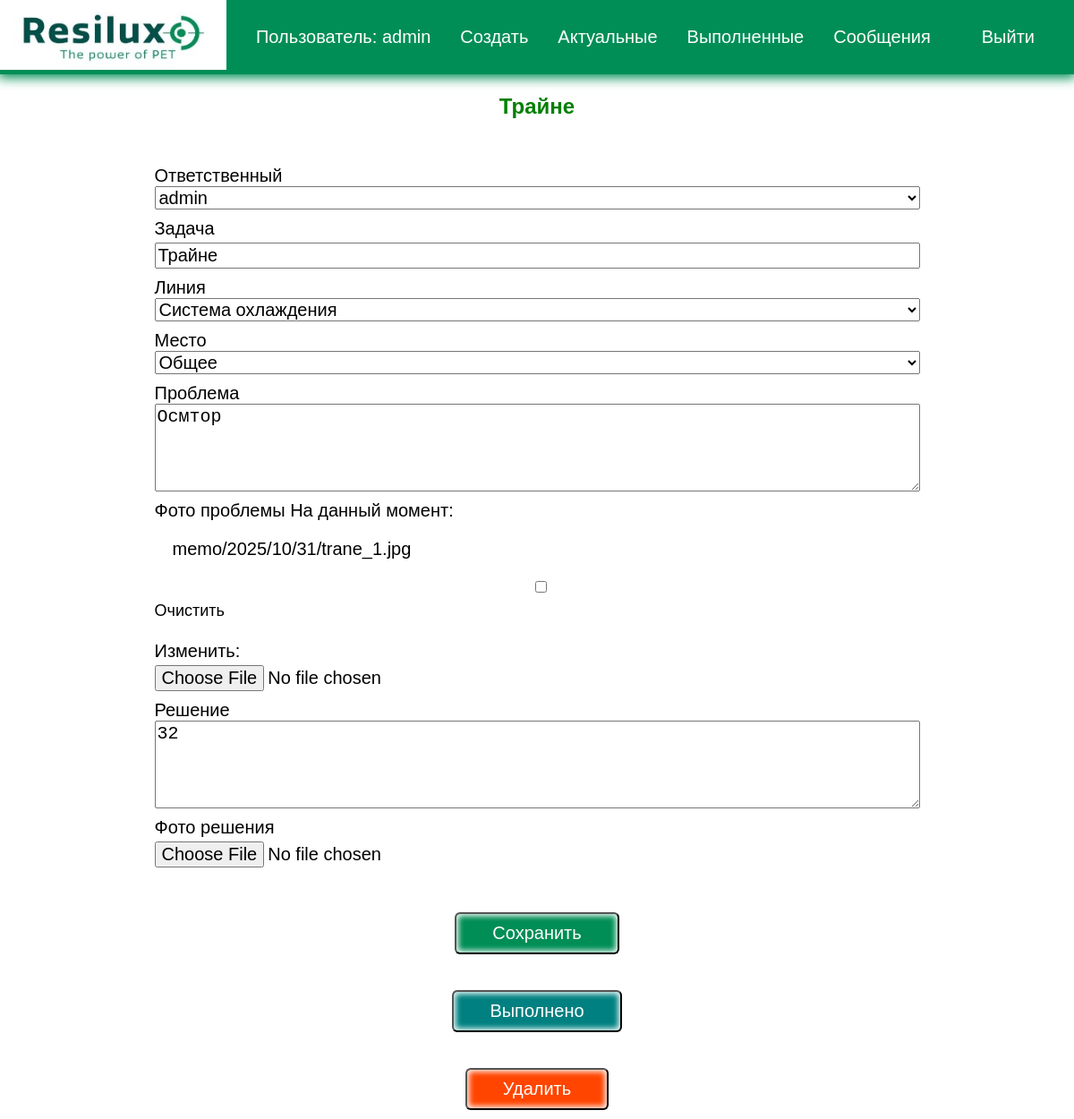
Page /tasks/tasks/14/ (signed in) on the earlier database version.
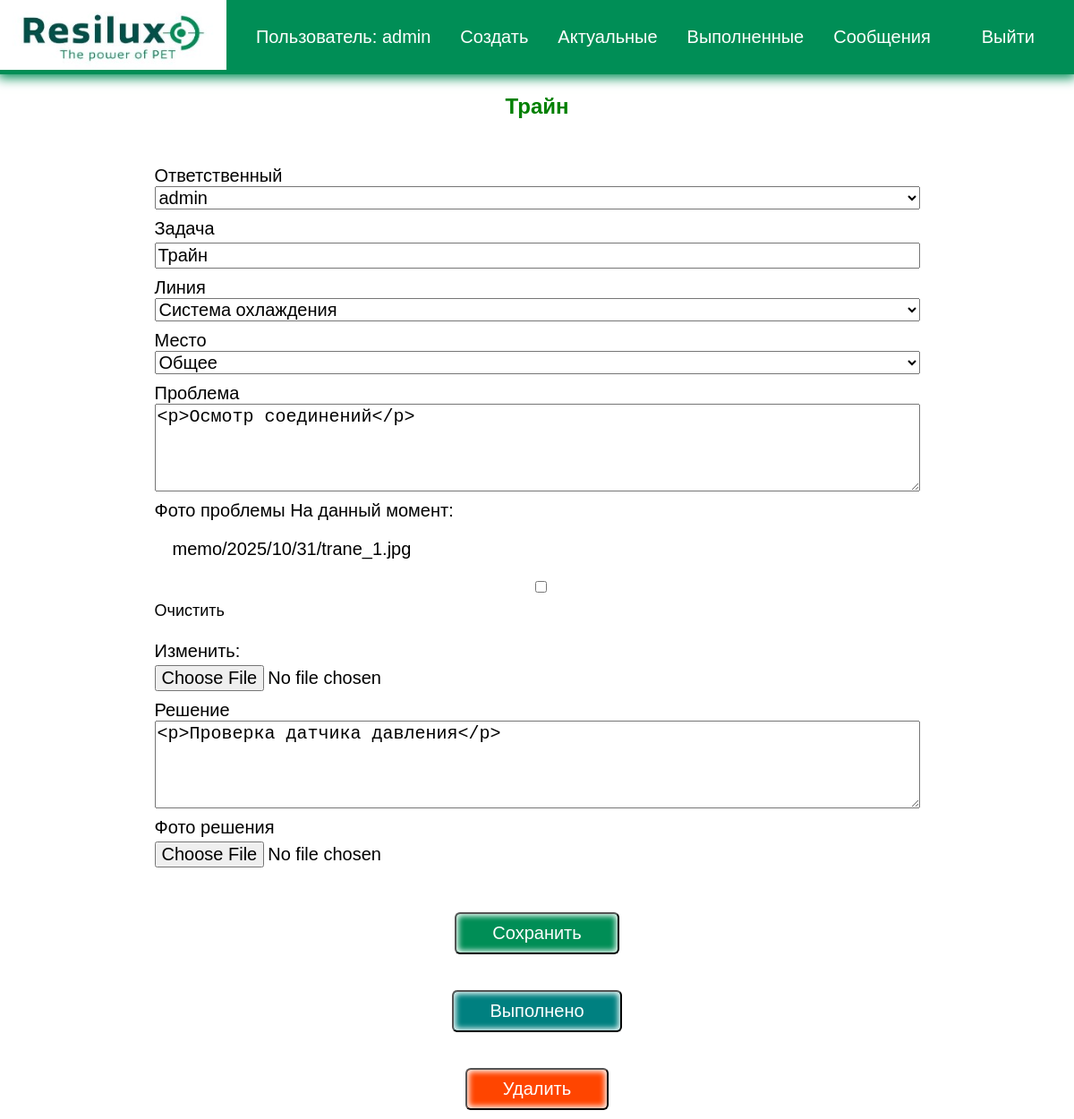
Same page on the later database version.
### tasks/models.py (models this page shows, shortened)
class Task(models.Model):
    title = models.CharField(max_length=100, verbose_name="Задача")
    lines = models.ForeignKey('Lines', on_delete=models.CASCADE, default="", verbose_name="Линия")
    place = models.ForeignKey('Place', on_delete=models.CASCADE, default="", verbose_name="Место")
    memo = models.TextField(blank=True, verbose_name="Проблема")
    memo_images = models.ImageField(upload_to="memo/%Y/%m/%d/", blank=True, verbose_name="Фото проблемы")
    decision = models.TextField(blank=True, verbose_name="Решение")
    decision_images = models.ImageField(upload_to="decision/%Y/%m/%d/", blank=True, verbose_name="Фото решения")
    created = models.DateField(auto_now_add=True, verbose_name="Создано")
    data_complete = models.DateField(blank=True, null=True, verbose_name="Дата решения")
    important = models.BooleanField(default=False, verbose_name="Важность")
    user = models.ForeignKey(User, on_delete=models.CASCADE, verbose_name="Ответственный")
    class Meta:
        verbose_name = "задача"
        verbose_name_plural = "задачи"

### tasks/views.py (the view, shortened to what this page needs)
# urls.py: path('tasks/<int:tasks_pk>/', views.view_task, name='viewtask'),
@login_required
def view_task(request, tasks_pk):
    task = get_object_or_404(Task, pk=tasks_pk)
    title = "Задача"
    if request.method == "GET":
        form = TaskForm(instance=task)
        contex = {
            'task': task,
            'form': form,
            'title': title,
        }
        return render(request, 'tasks/viewtask.html', contex)

### tasks/forms.py
class TaskForm(ModelForm):
    class Meta:
        model = Task
        fields = ['title', 'user', 'data_complete', 'lines', 'place', 'memo', 'memo_images', 'decision',
                  'decision_images', 'important']
        widgets = {
            'lines': forms.Select(attrs={'class': 'form-input'}),
            'place': forms.Select(attrs={'class': 'form-input'}),
            'memo': forms.Textarea(attrs={'rows': 4}),
            'decision': forms.Textarea(attrs={'rows': 4}),
        }

### tasks/models.py (called while the page is built)
    def __str__(self):
        return self.line

    def __str__(self):
        return self.place

### tasks/templates/tasks/viewtask.html (shortened to what this page needs)
{% extends 'tasks/base.html' %}
{% block content %}
<h2>{{ task.title }}</h2>
<form method="post" class="bg" enctype="multipart/form-data">
    {{ form.user.label }} {{ form.user }}
    {{ form.title.label }} {{ form.title }}
    {{ form.lines.label }} {{ form.lines }}
    {{ form.place.label }} {{ form.place }}
    {{ form.memo.label }} {{ form.memo }}
    {{ form.memo_images.label }} {{ form.memo_images }}
    {{ form.decision.label }} {{ form.decision  }}
    {{ form.decision_images.label }} {{ form.decision_images }}
    <div class="center">
        <button class="btn">Сохранить</button>
    </div>
</form>
<form action="{% url 'completetask' task.id %}" method="post" enctype="multipart/form-data">
    <button class="btn good">Выполнено</button>
</form>
<form action="{% url 'deletetask' task.id %}" method="post" enctype="multipart/form-data">
    <button class="btn remove">Удалить</button>
</form>
</div>
{% endblock %}

### tasks/templates/tasks/base.html (shortened to what this page needs)
<!DOCTYPE html>
{% load static %}
<html lang="ru">
<head>
    <link rel="stylesheet" href="{% static 'css/style.css' %}">
</head>
<body>
<div class="menu">
    <div class="wrap_menu">
        <ul>
            <div class="logo">
                <a href="{% url 'index' %}">
                    <img src="{% static 'tasks/resilux.png' %}" alt="">
                </a>
            </div>
            {% if user.is_authenticated %}
            <li class="logo">Пользователь: {{ user.username}}</li>
            <li><a href="{% url 'createtask' %}">Создать</a></li>
            <li><a href="{% url 'currenttasks' %}">Актуальные</a></li>
            <li><a href="{% url 'completedtasks' %}">Выполненные</a></li>
            <li><a href="{% url 'inbox' %}">Сообщения</a></li>
            <li>
                <form action="{% url 'logoutuser' %}" method="post">
                    <button class="top">Выйти</button>
                </form>
            </li>
            {% else %}
            <li><a href="{% url 'signupuser' %}">Зарегистрироваться</a></li>
            <li><a href="{% url 'completedtasks' %}">Выполненные</a></li>
            <li><a href="{% url 'loginuser' %}">Войти</a></li>
            {% endif %}
        </ul>
    </div>
</div>
<div class="content">
    <div class="wrap">
        {% block content %}
        {% endblock %}
    </div>
</body>
</html>

Differences in the rows shown:
changed Task "admin": title "Трайне" → "Трайн"; memo "Осмтор" → "<p>Осмотр соединений</p>"; decision "32" → "<p>Проверка датчика давления</p>"
